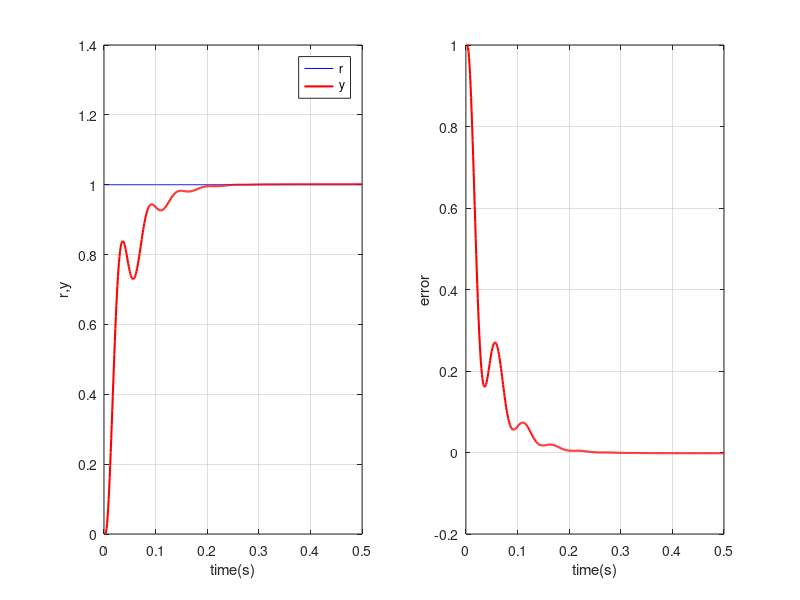

Recreate this plot in MATLAB.
clear all;
close all;
ts = 0.001;

sys = tf(5.235e005, [1, 87.35, 1.047e004, 0]);  % Plant
dsys = c2d(sys, ts, 'z');
[num, den] = tfdata(dsys, 'v');

u_1 = 0; u_2 = 0; u_3 = 0;
y_1 = 0; y_2 = 0; y_3 = 0;

kp = 0.6;
ki = 0.03;
kd = 0.01;

x=[0,0,0]';

error_1 = 0;
for k = 1:1:500
    time(k) = k * ts;

    r(k) = 1.0;  % Tracing Step Signal

    u(k) = kp * x(1) + kd * x(2) + ki * x(3); % Traditional PID Controller

    % Restricting the output of controller
    if u(k) >= 10
        u(k) = 10;
    end
    if u(k) <= -10
        u(k) = -10;
    end

    % Linear model
    y(k) = -den(2) * y_1 - den(3) * y_2 - den(4) * y_3 + num(1) * u(k) + num(2) * u_1 + num(3) * u_2 + num(4) * u_3;
    error(k) = r(k) - y(k);

    % Update historical data
    u_3 = u_2; u_2 = u_1; u_1 = u(k);
    y_3 = y_2; y_2 = y_1; y_1 = y(k);

    x(1) = error(k);  % Calculating P
    x2_1 = x(2);
    x(2) = (error(k) - error_1) / ts;  % Calculating D
    x(3) = x(3) + error(k) * ts;  % Calculating I

    error_1 = error(k);
end
figure(1);
subplot(1,2,1)
plot(time, r, 'b', time, y, 'r','LineWidth',1.5);
xlabel('time(s)');
ylabel('r,y');
legend('r','y')
grid on

subplot(1,2,2)
plot(time, r - y, 'r','LineWidth',1.5);
xlabel('time(s)');
ylabel('error');
grid on
